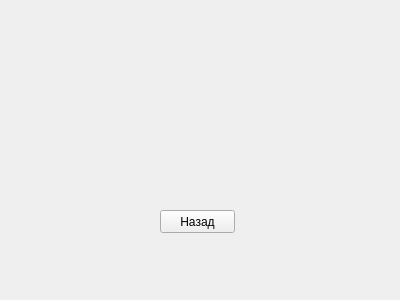
<?xml version="1.0" encoding="UTF-8"?>
<ui version="4.0">
 <class>Form</class>
 <widget class="QWidget" name="Form">
  <property name="geometry">
   <rect>
    <x>0</x>
    <y>0</y>
    <width>400</width>
    <height>300</height>
   </rect>
  </property>
  <property name="windowTitle">
   <string>Form</string>
  </property>
  <widget class="QPushButton" name="pushButton">
   <property name="geometry">
    <rect>
     <x>160</x>
     <y>210</y>
     <width>75</width>
     <height>23</height>
    </rect>
   </property>
   <property name="text">
    <string>Назад</string>
   </property>
  </widget>
  <widget class="QLabel" name="label1">
   <property name="geometry">
    <rect>
     <x>100</x>
     <y>60</y>
     <width>191</width>
     <height>71</height>
    </rect>
   </property>
   <property name="text">
    <string/>
   </property>
  </widget>
 </widget>
 <resources/>
 <connections/>
</ui>
